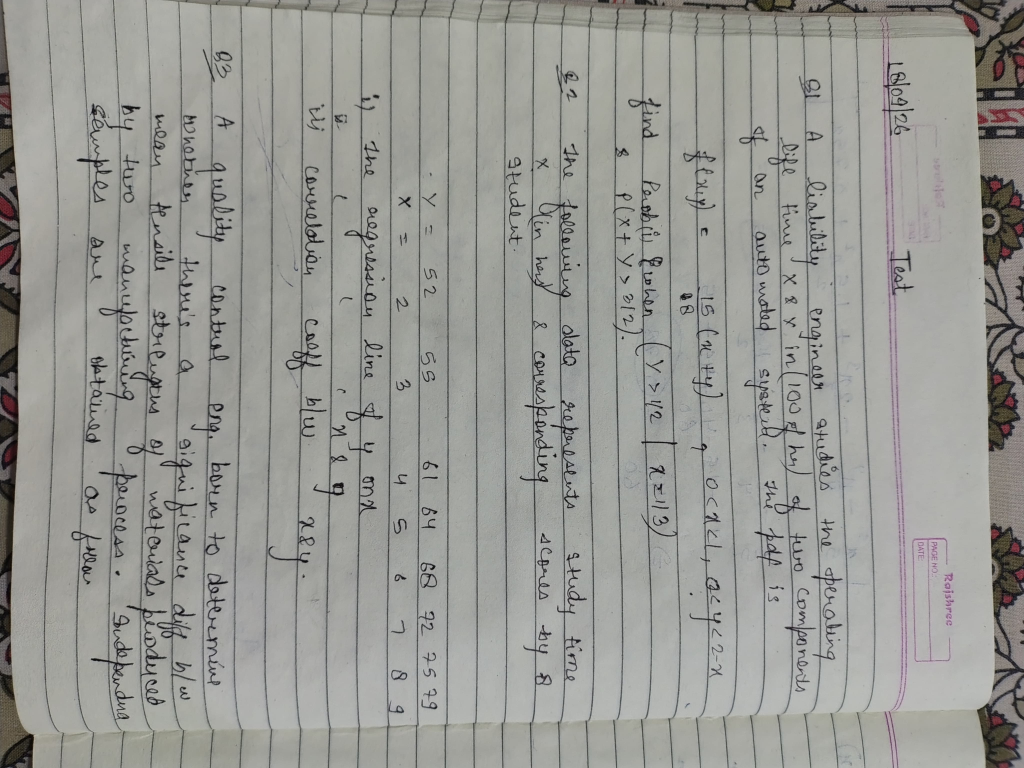
#> input picture input/document.jpg, 4096 x 3072 px (shown at 1/4 size)
$ python -i scanner.py   (imports and definitions only)
#> lines starting #> are read from the running program, lines starting #| are printed output that depends on the picture; after the words box and inside, x2 and y2 are one past the last pixel; in counts of white or black regions, pixels touching at a corner belong together
import cv2
import numpy as np


def resize_image(image, width=1000):
    """Resize image while maintaining aspect ratio."""

    height, current_width = image.shape[:2]

    if current_width <= width:
        return image

    ratio = width / current_width
    new_height = int(height * ratio)

    return cv2.resize(image, (width, new_height))


def order_points(points):
    """Order points as top-left, top-right, bottom-right, bottom-left."""

    points = np.array(points, dtype=np.float32)

    ordered = np.zeros((4, 2), dtype=np.float32)

    sums = points.sum(axis=1)
    differences = np.diff(points, axis=1).flatten()

    ordered[0] = points[np.argmin(sums)]          # Top-left
    ordered[2] = points[np.argmax(sums)]          # Bottom-right
    ordered[1] = points[np.argmin(differences)]  # Top-right
    ordered[3] = points[np.argmax(differences)]  # Bottom-left

    return ordered


def four_point_transform(image, points):
    """Apply perspective transformation."""

    rect = order_points(points)

    top_left, top_right, bottom_right, bottom_left = rect

    width_top = np.linalg.norm(top_right - top_left)
    width_bottom = np.linalg.norm(bottom_right - bottom_left)

    max_width = max(int(width_top), int(width_bottom))

    height_right = np.linalg.norm(bottom_right - top_right)
    height_left = np.linalg.norm(bottom_left - top_left)

    max_height = max(int(height_right), int(height_left))

    destination = np.array([
        [0, 0],
        [max_width - 1, 0],
        [max_width - 1, max_height - 1],
        [0, max_height - 1]
    ], dtype=np.float32)

    matrix = cv2.getPerspectiveTransform(
        rect,
        destination
    )

    warped = cv2.warpPerspective(
        image,
        matrix,
        (max_width, max_height)
    )

    return warped


def find_document_contour(image):
    """
    Detect the largest document-like contour.

    Several preprocessing methods are tried so that
    the scanner works with different lighting conditions.
    """

    gray = cv2.cvtColor(image, cv2.COLOR_BGR2GRAY)

    # Reduce noise
    blurred = cv2.GaussianBlur(gray, (5, 5), 0)

    # Edge detection
    edges = cv2.Canny(
        blurred,
        50,
        150
    )

    # Close small gaps in document edges
    kernel = cv2.getStructuringElement(
        cv2.MORPH_RECT,
        (5, 5)
    )

    edges = cv2.morphologyEx(
        edges,
        cv2.MORPH_CLOSE,
        kernel,
        iterations=2
    )

    # Find external contours
    contours, _ = cv2.findContours(
        edges,
        cv2.RETR_EXTERNAL,
        cv2.CHAIN_APPROX_SIMPLE
    )

    # Sort by area
    contours = sorted(
        contours,
        key=cv2.contourArea,
        reverse=True
    )

    image_area = image.shape[0] * image.shape[1]

    # Try the largest contours
    for contour in contours[:20]:

        area = cv2.contourArea(contour)

        # Document should occupy a reasonable portion
        # of the image.
        if area < image_area * 0.08:
            continue

        perimeter = cv2.arcLength(
            contour,
            True
        )

        approximation = cv2.approxPolyDP(
            contour,
            0.03 * perimeter,
            True
        )

        # Direct 4-corner detection
        if len(approximation) == 4:
            return approximation.reshape(4, 2)

    # Fallback:
    # If exact 4-corner detection fails, use
    # the minimum-area rectangle around the largest
    # suitable contour.
    for contour in contours[:10]:

        area = cv2.contourArea(contour)

        if area < image_area * 0.20:
            continue

        rectangle = cv2.minAreaRect(contour)

        box = cv2.boxPoints(rectangle)

        box = np.int32(box)

        return box

    return None


def enhance_document(document):
    """Enhance the scanned document."""

    gray = cv2.cvtColor(
        document,
        cv2.COLOR_BGR2GRAY
    )

    # Improve local contrast
    clahe = cv2.createCLAHE(
        clipLimit=2.0,
        tileGridSize=(8, 8)
    )

    enhanced = clahe.apply(gray)

    # Adaptive threshold
    scanned = cv2.adaptiveThreshold(
        enhanced,
        255,
        cv2.ADAPTIVE_THRESH_GAUSSIAN_C,
        cv2.THRESH_BINARY,
        21,
        10
    )

    return scanned


def scan_document(input_path, output_path):

#> called with input_path = 'input/document.jpg', output_path = 'out.png'
    image = cv2.imread(input_path)
#> image is the input picture: shape (3072, 4096, 3); mean B, G, R 148.4, 152.9, 152.6

    if image is None:
        print("Error: Could not read the input image.")
        return False

    # Resize image
    image = resize_image(image)

    # Find document
    document_points = find_document_contour(image)
#> in find_document_contour, `edges = cv2.Canny( blurred, 50, 150 )`:
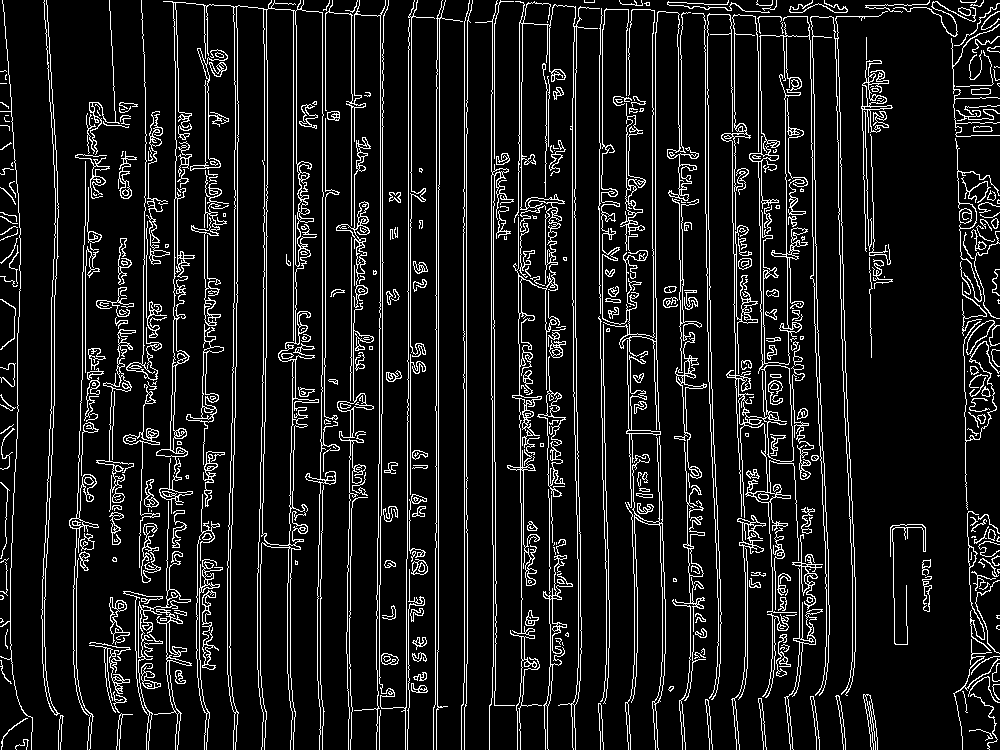
#> edges: shape (750, 1000); 10.2% white in thin lines or dots
#> in find_document_contour, `edges = cv2.morphologyEx( edges, cv2.MORPH_CLOSE, kernel, iterations=2 )`:
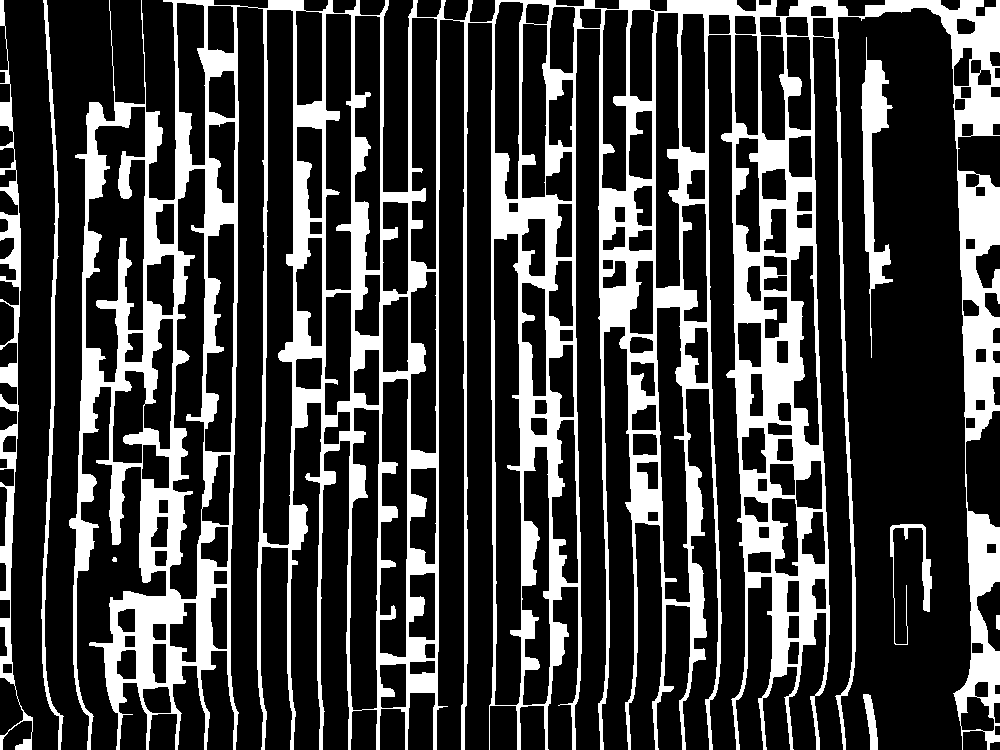
#> edges: shape (750, 1000); 25.1% white; 8 white regions
#> in find_document_contour, `contours, _ = cv2.findContours( edges, cv2.RETR_EXTERNAL, cv2.CHAIN_AP..`: contours = 8 contours, 1 with area under 20; largest, box (x1, y1, x2, y2) and area: (69, 0, 1000, 750) 378766, (0, 0, 33, 750) 4300, (861, 37, 893, 358) 3062, (41, 0, 64, 750) 2082, (890, 524, 932, 645) 614, (863, 694, 878, 750) 378, (996, 615, 1000, 630) 40
#> the loop in find_document_contour, `for contour in contours[:20]: ` made 8 passes
#> area on passes 2 to 7: 4300, 3062.5, 2081.5, 613.5, 378.5, 40.5
#> (area, perimeter, approximation) on pass 1: (378765.5, 23460.7, [[109, 0], [999, 741]])
#> the loop in find_document_contour, `for contour in contours[:10]: ` made 1 pass
#> (area, rectangle, box) on pass 1: (378765.5, ((534, 374.5), (749, 930), -90), [[999, 748], [69, 748], [69, 0], [999, 0]])
#> document_points = [[999, 748], [69, 748], [69, 0], [999, 0]]

    if document_points is None:
        print("Error: Document boundary could not be detected.")
        print()
        print("Tips:")
        print("- Place the document on a contrasting background.")
        print("- Make sure all four corners are visible.")
        print("- Avoid very dark or blurry images.")
        return False

    # Create detection preview
    preview = image.copy()

    cv2.polylines(
        preview,
        [document_points.astype(np.int32)],
        True,
        (0, 255, 0),
        4
    )
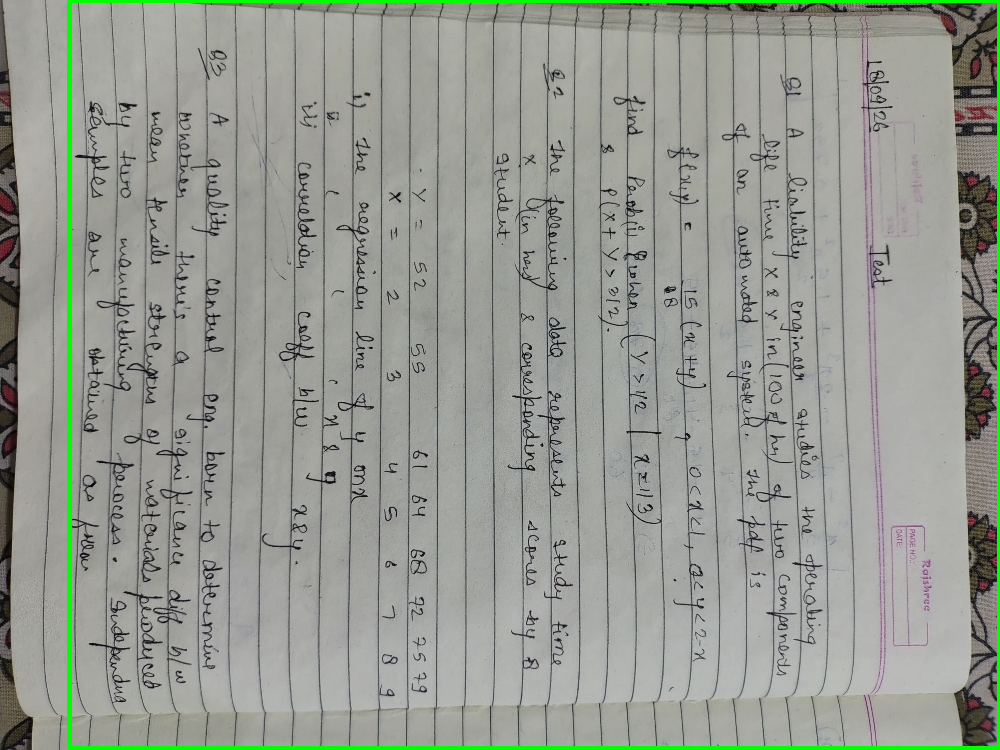
#> preview: shape (750, 1000, 3); mean B, G, R 146.1, 154.7, 150.1

    cv2.imwrite(
        "output/detected_document.jpg",
        preview
    )

    # Perspective correction
    scanned = four_point_transform(
        image,
        document_points
    )
#> in order_points, `sums = points.sum(axis=1)`: sums = [1747, 817, 69, 999]
#> in order_points, `differences = np.diff(points, axis=1).flatten()`: differences = [-251, 679, -69, -999]
#> in four_point_transform, `rect = order_points(points)`: rect = [[69, 0], [999, 0], [999, 748], [69, 748]]
#> in four_point_transform, `top_left, top_right, bottom_right, bottom_left = rect`: top_left = [69, 0]; top_right = [999, 0]; bottom_right = [999, 748]; bottom_left = [69, 748]
#> in four_point_transform, `width_top = np.linalg.norm(top_right - top_left)`: width_top = 930
#> in four_point_transform, `height_right = np.linalg.norm(bottom_right - top_right)`: height_right = 748
#> in four_point_transform, `destination = np.array([ [0, 0], [max_width - 1, 0], [max_width - 1, m..`: destination = [[0, 0], [929, 0], [929, 747], [0, 747]]
#> in four_point_transform, `matrix = cv2.getPerspectiveTransform( rect, destination )`: matrix = [[0.999, 0, -68.93], [0, 0.999, 0], [1.64e-19, 0, 1]]
#> in four_point_transform, `warped = cv2.warpPerspective( image, matrix, (max_width, max_height) )`:
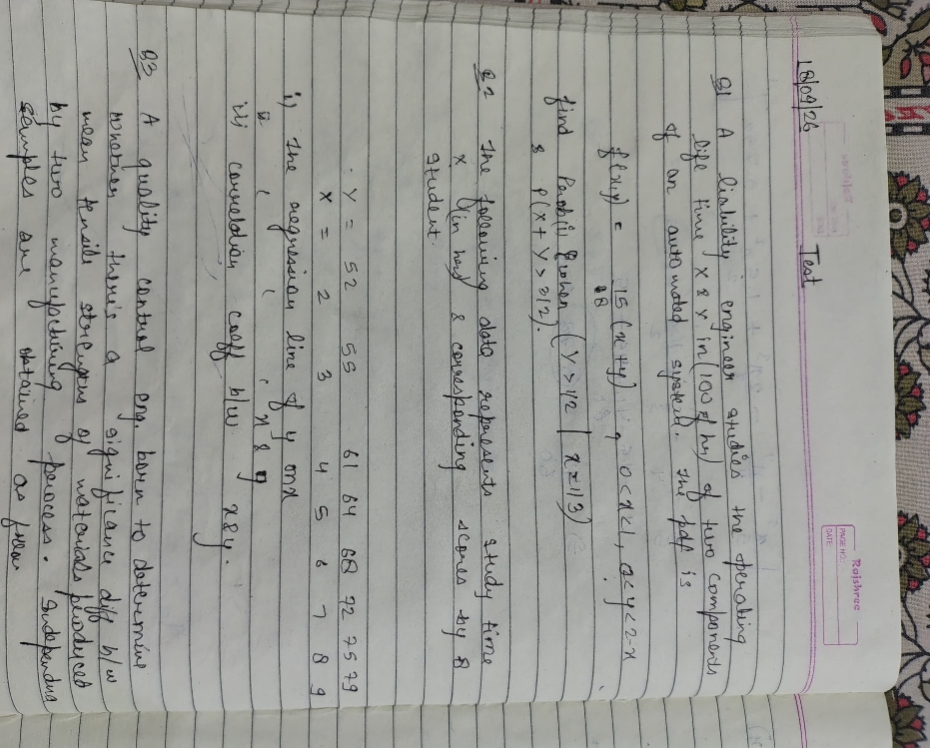
#> warped: shape (748, 930, 3); mean B, G, R 149.6, 153.9, 153.4

    # Enhancement
    enhanced = enhance_document(
        scanned
    )
#> in enhance_document, `enhanced = clahe.apply(gray)`:
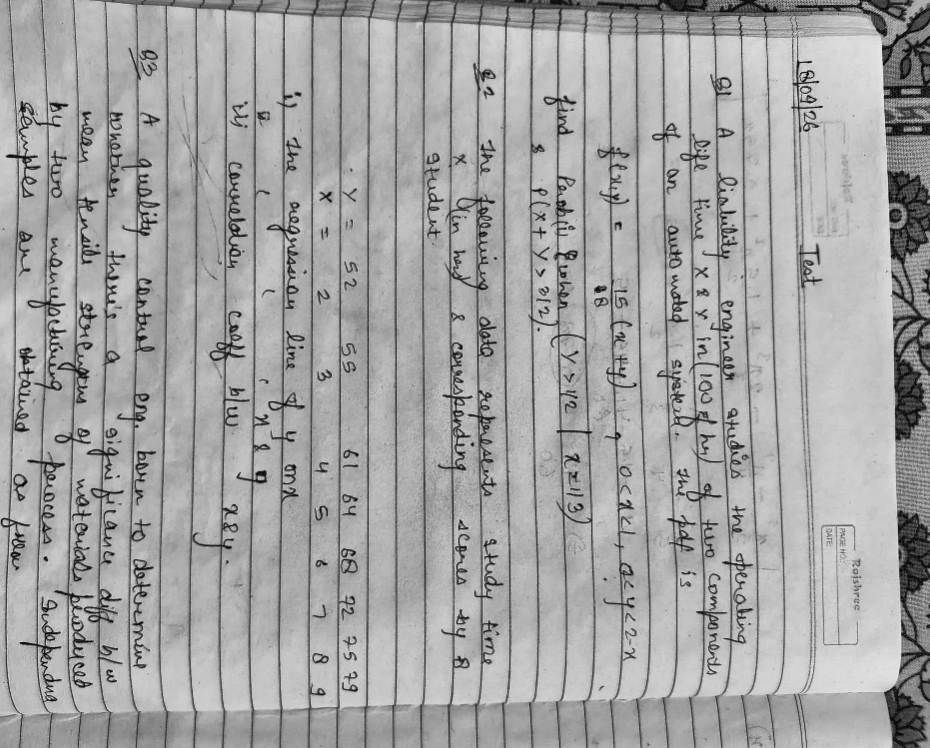
#> enhanced: shape (748, 930); min 2, max 233, mean 164
#> in enhance_document, `scanned = cv2.adaptiveThreshold( enhanced, 255, cv2.ADAPTIVE_THRESH_GA..`:
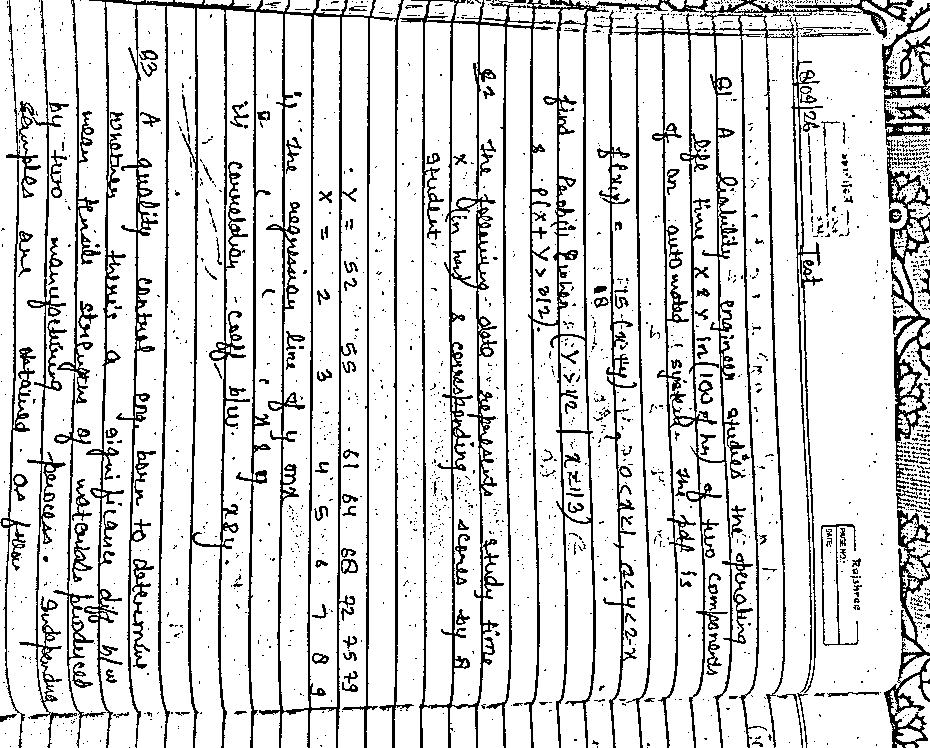
#> scanned: shape (748, 930); 84.2% white; black in thin lines or dots

    # Save final document
    cv2.imwrite(
        output_path,
        enhanced
    )

    print()
    print("Document scanning completed successfully.")
    print(f"Output saved at: {output_path}")
    print("Detected boundary saved at: output/detected_document.jpg")

    return True

>>> result = scan_document('input/document.jpg', 'out.png')
